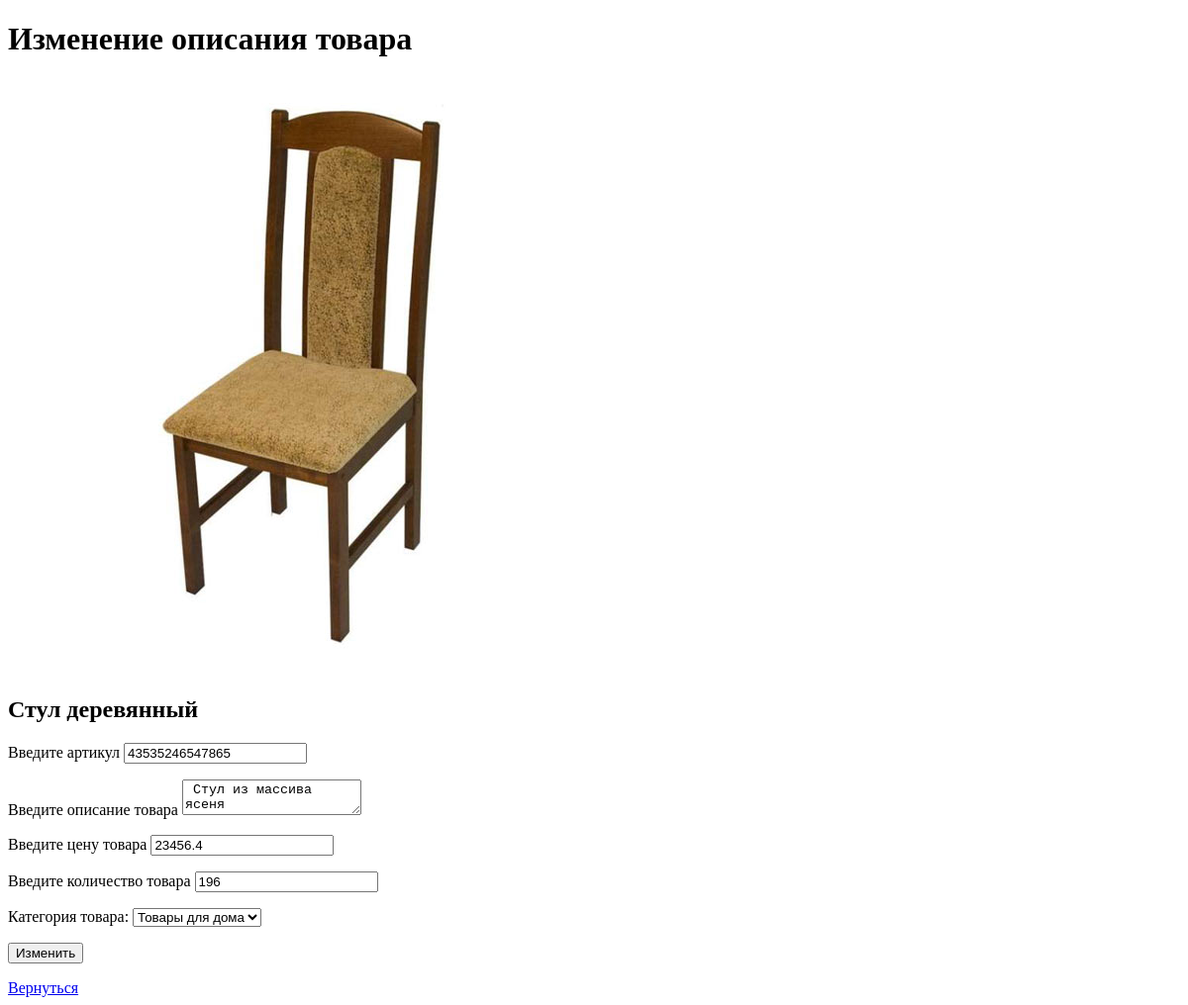
The app's page /product/update_product/1 (signed in) with its own data.
### app/models/product.py (models this page shows)
class ProductModel(Base):
    __tablename__ = 'products'
    __table_args__ = {'keep_existing': True}
    id = Column(INTEGER, primary_key=True)
    name = Column(String, index=True)
    description = Column(String)
    item_number = Column(String)
    price = Column(DOUBLE)
    count = Column(INTEGER)
    is_active = Column(BOOLEAN, default=True)
    category_id = Column(INTEGER, ForeignKey('categories.id', ondelete='CASCADE'), nullable=False)
    action = Column(BOOLEAN, default=False)
    img = Column(String)
    category = relationship('Categories', back_populates='product')
    used_buy = relationship(
        'BuyerProd',
        back_populates='product',
        cascade='save-update, merge, delete, delete-orphan',
        passive_deletes=True,
    )

### app/routers/product.py (the view)
@product_router.get('/update_product/{id_product}')
async def update_product_get(request: Request, db: Annotated[Session, Depends(get_db)], id_product: int = -1,
                             user=Depends(get_current_user)):
    info = {'request': request, 'title': 'Изменение описания товара'}
    if user is None:
        return RedirectResponse('/user/login')
    elif not user.is_staff:
        return RedirectResponse('/product/list')
    else:
        product = db.scalar(select(ProductModel).where(ProductModel.id == id_product))
        info['categories'] = get_categories(db)
        info['product'] = product
        info['display'] = 'Ok'
        info['image_str'], info['format_file'] = image_to_str(product, 'page')
        return templates.TemplateResponse('update_product_page.html', info)

### app/templates/product/update_product_page.html (shortened to what this page needs)
<!DOCTYPE html>
<html lang="en">
<head>
    <link rel="stylesheet" href="./app/templates/product/style.css">
</head>
<body>
    <h1>{{title}}</h1>
        {% if display %}
        <section class="conteiner-fluid">
            <form method="post" action="/product/update_product/{{product.id}}" enctype="multipart/form-data">
                <div class="col-auto">
                    <div class="imput-group">
                    <img alt="{{ product.name}}"/>
                        <h2> {{ product.name}} </h2>
                    <label for="item_number"> Введите артикул </label>
                    <input type="text" id="item_number"  name="item_number" maxlength="255" value={{product.item_number}}
                           aria-describedby="btn-add_product">
                   <label for="description"> Введите описание товара</label>
                    <textarea id="description" name="description"> {{product.description}} </textarea>
                     <label for="price"> Введите цену товара </label>
                    <input type="text" value={{product.price}} id="price" name="price" maxlength="255">
                     <label for="count"> Введите количество товара </label>
                    <input type="text" value={{product.count}} id="count" name="count" maxlength="255">
                    <label for="category">Категория товара:</label>
                    <select name="category" id="category">
                        {% for item in categories %}
                            <option value={{item.id}}> {{item.name}} </option>
                        {% endfor %}
                    </select>
                    <button type="submit">Изменить</button>
                    </div>
                </div>
            </form>
        </section>
        {% endif %}
<a href="/product/list"> Вернуться</a>
</body>
</html>

### records on screen
ProductModel: name "Стул деревянный", item_number "43535246547865", description "Стул из массива ясеня", price "23456.4", count "196"

### other values on screen
{{ title }} "Изменение описания товара"
form field category "Товары для дома"
